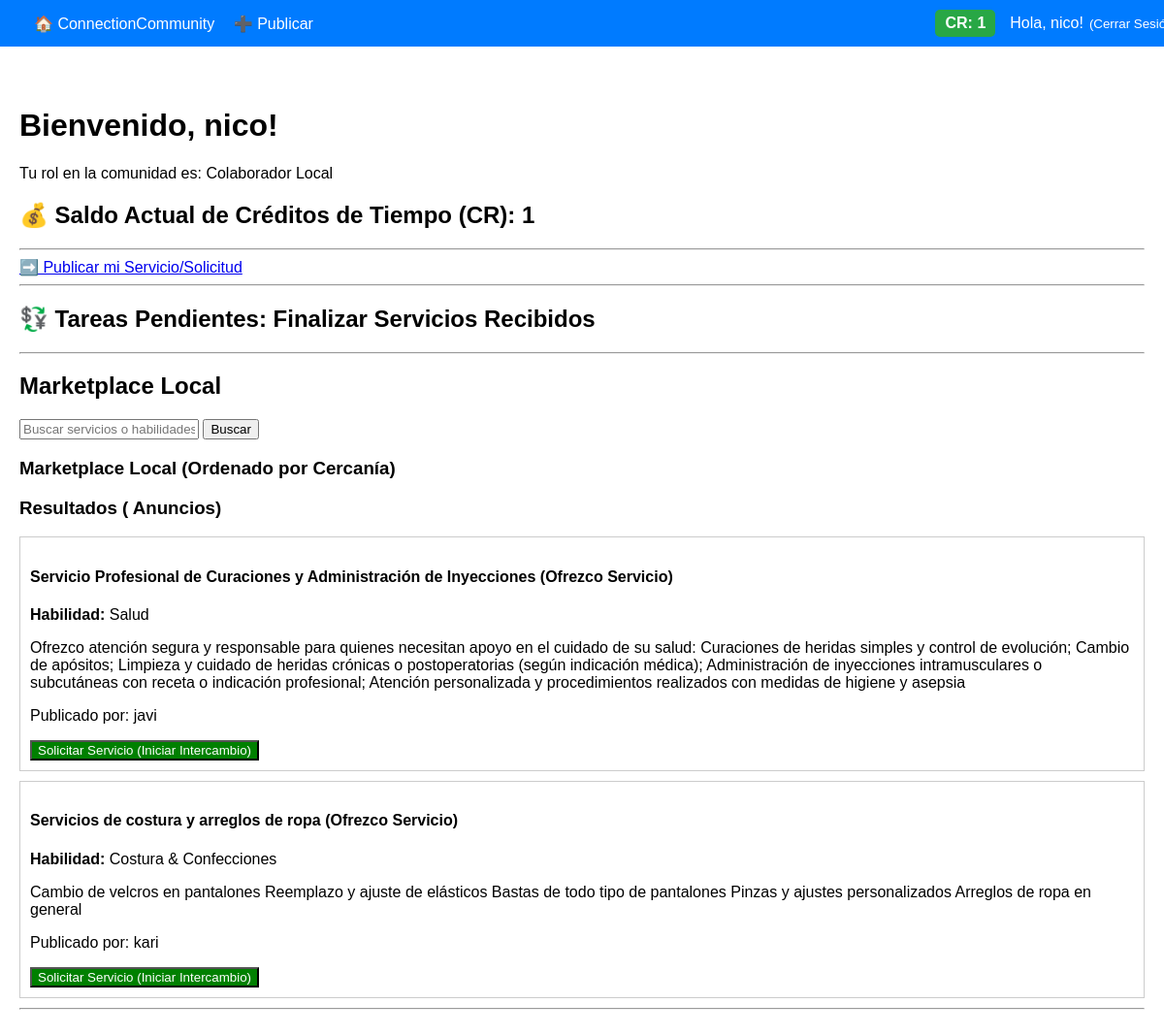
The app's page / (signed in) with its own data.
### profiles/models.py (models this page shows, shortened)
class Profile(models.Model):
    user = models.OneToOneField(User, on_delete=models.CASCADE)
    saldo_cr = models.IntegerField(
        default=2, # HU-01: Bono inicial de 2 CR
        validators=[MinValueValidator(0)],
        verbose_name="Créditos de Tiempo"
    )
    comuna = models.CharField(max_length=50, blank=True)
    coordenada_lat = models.DecimalField(max_digits=9, decimal_places=6, null=True, blank=True)
    coordenada_lon = models.DecimalField(max_digits=9, decimal_places=6, null=True, blank=True)

### marketplace/models.py (models this page shows, shortened)
class Publication(models.Model):
    TIPO_CHOICES = [
        ('OFRECE', 'Ofrezco Servicio'),
        ('BUSCA', 'Busco Servicio'),
    ]
    user = models.ForeignKey(User, on_delete=models.CASCADE, related_name='publicaciones')
    skill = models.ForeignKey(Skill, on_delete=models.SET_NULL, null=True)
    titulo = models.CharField(max_length=100)
    descripcion = models.TextField()
    tipo_anuncio = models.CharField(max_length=10, choices=TIPO_CHOICES)
    fecha_publicacion = models.DateTimeField(auto_now_add=True)
    activo = models.BooleanField(default=True)
    class Meta:
        ordering = ['-fecha_publicacion']

class Skill(models.Model):
    nombre = models.CharField(max_length=50, unique=True)

### core/views.py (the view)
# urls.py: path('', core_views.index_view, name='index'),
@login_required
def index_view(request):
    user_profile = request.user.profile
    saldo_actual = user_profile.saldo_cr
    user_lat = user_profile.coordenada_lat
    user_lon = user_profile.coordenada_lon
    publications = Publication.objects.filter(activo=True).select_related('user__profile', 'skill').exclude(user=request.user)
    query = request.GET.get('q')
    if query:
        publications = publications.filter(
            models.Q(titulo__icontains=query) | models.Q(descripcion__icontains=query)
        )
    publications_with_distance = []
    if user_lat and user_lon:
        for pub in publications:
            target_lat = pub.user.profile.coordenada_lat
            target_lon = pub.user.profile.coordenada_lon
            if target_lat and target_lon:
                distance = haversine_distance(user_lat, user_lon, target_lat, target_lon)
                pub.distance_km = distance
                publications_with_distance.append(pub)
        publications_with_distance.sort(key=lambda p: p.distance_km)
    else:
        publications_with_distance = list(publications)
    context = {
        'saldo_cr': saldo_actual,
        'publications': publications_with_distance,
        'query': query,
        'is_geo_sorted': user_lat and user_lon
    }
    return render(request, 'index.html', context)

### core/utils.py (called while the page is built)
def haversine_distance(lat1, lon1, lat2, lon2):
    R = 6371  # Radio de la Tierra en kilómetros
    lat1_rad = math.radians(float(lat1))
    lon1_rad = math.radians(float(lon1))
    lat2_rad = math.radians(float(lat2))
    lon2_rad = math.radians(float(lon2))
    dlon = lon2_rad - lon1_rad
    dlat = lat2_rad - lat1_rad
    a = math.sin(dlat / 2)**2 + math.cos(lat1_rad) * math.cos(lat2_rad) * math.sin(dlon / 2)**2
    c = 2 * math.atan2(math.sqrt(a), math.sqrt(1 - a))
    distance = R * c
    return round(distance, 1) # Retorna la distancia en KM (redondeada a 1 decimal)

### templates/index.html (shortened to what this page needs)
{% extends "base.html" %}
{% block content %}
    <h1>Bienvenido, {{ user.username }}!</h1>
    <p>Tu rol en la comunidad es: {{ user.profile.get_comuna_display|default:"Colaborador Local" }}</p>
    <h2>💰 Saldo Actual de Créditos de Tiempo (CR): {{ saldo_cr }}</h2>
    <hr>
    <a href="{% url 'create_publication' %}">➡️ Publicar mi Servicio/Solicitud</a>
    <hr>
    <h2>💱 Tareas Pendientes: Finalizar Servicios Recibidos</h2>
    <hr>
    <h2>Marketplace Local</h2>
    <form method="get" action="{% url 'index' %}">
        <input type="text" name="q" placeholder="Buscar servicios o habilidades..." value="{{ query|default:'' }}">
        <button type="submit">Buscar</button>
    </form>
    {% if publications %}
        {% if is_geo_sorted %}
            <h3>Marketplace Local (Ordenado por Cercanía)</h3>
        {% else %}
            <h3>Marketplace Local (Ordenado por Fecha)</h3>
            <p>ℹ️ Añade tu ubicación en tu perfil para ordenar por distancia.</p>
        {% endif %}
        <h3>Resultados ({{ publications.count }} Anuncios)</h3>
        {% for pub in publications %}
            <div style="border: 1px solid #ccc; padding: 10px; margin-bottom: 10px;">
                <h4>{{ pub.titulo }} ({{ pub.get_tipo_anuncio_display }})</h4>
                <p><strong>Habilidad:</strong> {{ pub.skill.nombre }}</p>
                <p>{{ pub.descripcion }}</p>
                <p>Publicado por: {{ pub.user.username }}</p>
                {% if pub.user != user %}
                    <form method="post" action="{% url 'start_transaction' pub.id %}">
                        <button type="submit" style="background-color: green; color: white;">Solicitar Servicio (Iniciar Intercambio)</button>
                    </form>
                {% else %}
                    <p>➡️ Esta es tu publicación.</p>
                {% endif %}
            </div>
        {% endfor %}
    {% else %}
        <p>No se encontraron anuncios.</p>
    {% endif %}
    <hr>
{% endblock %}

### templates/base.html (shortened to what this page needs)
{% load static %}
<!DOCTYPE html>
<html lang="es">
<head>
</head>
<body>
    <header>
        <div>
            <a href="{% url 'index' %}">🏠 ConnectionCommunity</a>
            {% if user.is_authenticated %}
                <a href="{% url 'create_publication' %}">➕ Publicar</a>
            {% endif %}
        </div>
        <div style="display: flex; align-items: center;">
            {% if user.is_authenticated %}
                <span class="cr-display">
                    CR: {{ user.profile.saldo_cr }}
                </span>
                <span style="margin-left: 15px;">Hola, {{ user.username }}!</span>
                <form method="post" action="{% url 'logout' %}" style="margin: 0;">
                    <button type="submit" style="background: none; border: none; color: white; cursor: pointer;">
                        (Cerrar Sesión)
                    </button>
                </form>
            {% else %}
                <a href="{% url 'login' %}">Iniciar Sesión</a>
                <a href="{% url 'register' %}">Registrarse</a>
            {% endif %}
        </div>
    </header>
    <div class="container">
        {% block content %}
        {% endblock %}
    </div>
</body>
</html>

### templates/base.html (style rules this page uses)
body { font-family: Arial, sans-serif; margin: 0; padding-top: 70px; }
header { background-color: #007bff; color: white; padding: 10px 20px; display: flex; justify-content: space-between; align-items: center; position: fixed; top: 0; width: 100%; z-index: 1000; }
header a { color: white; text-decoration: none; margin-left: 15px; }
header .cr-display { background-color: #28a745; padding: 5px 10px; border-radius: 5px; font-weight: bold; }
.container { padding: 20px; }

### records on screen
Publication: titulo "Servicio Profesional de Curaciones y Administración de Inyecciones", tipo_anuncio "Ofrezco Servicio", skill.nombre "Salud", descripcion "Ofrezco atención segura y responsable para quienes necesitan apoyo en el cuidado de su salud: Curaciones de heridas simples y control de evolución; Cambio de apósitos; Limpieza y cuidado de heridas crónicas o postoperatorias (según indicación médica); Administración de inyecciones intramusculares o subcutáneas con receta o indicación profesional; Atención personalizada y procedimientos realizados con medidas de higiene y asepsia", user.username "javi", shows "Solicitar Servicio (Iniciar Intercambio)"
Publication: titulo "Servicios de costura y arreglos de ropa", tipo_anuncio "Ofrezco Servicio", skill.nombre "Costura & Confecciones", descripcion "Cambio de velcros en pantalones Reemplazo y ajuste de elásticos Bastas de todo tipo de pantalones Pinzas y ajustes personalizados Arreglos de ropa en general", user.username "kari", shows "Solicitar Servicio (Iniciar Intercambio)"

### other values on screen
{{ user.profile.saldo_cr }} "1"
{{ user.username }} "nico"
{{ user.profile.get_comuna_display|default:"Colaborador Local" }} "Colaborador Local"
{{ saldo_cr }} "1"
